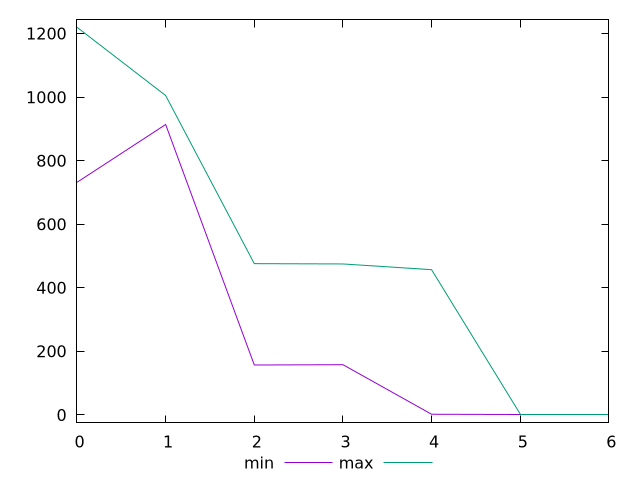

Here is the gnuplot script that generated this plot:
$_min <<EOF
0 732
1 914
2 157
3 158
4 2
5 0
6 0
EOF
$_max <<EOF
0 1220
1 1005
2 476
3 475
4 457
5 0
6 0
EOF
set key outside below
set terminal pngcairo
set output "report_00006_2020-11-02T20-21-41.718Z/render-blocking-resources/progession_min_max.png"
set yrange [-24.400000000000002:1244.4]
plot $_min title "min" with line ,$_max title "max" with line ,
